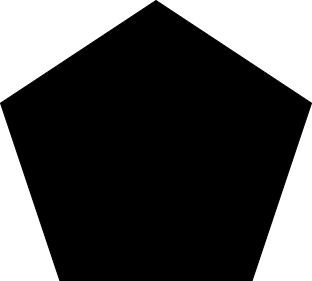
#> input picture backend/sample/pentagon.png, 312 x 281 px
$ python -i detection.py   (imports and definitions only)
#> lines starting #> are read from the running program, lines starting #| are printed output that depends on the picture; after the words box and inside, x2 and y2 are one past the last pixel; in counts of white or black regions, pixels touching at a corner belong together
import cv2
import numpy as np
import math
import sys
from math import sqrt, acos, degrees

def cross_sign(x1, y1, x2, y2):
	# True if cross is positive
	# False if negative or zero
	if x1 * y2 > x2 * y1: #dalam
		return 1
	return 0 #luar

def angle(vector1, vector2):
	x1 = vector1[0]
	y1 = vector1[1]
	x2 = vector2[0]
	y2 = vector2[1]

	numer = (x1 * x2 + y1 * y2) #dot product
	denom = sqrt((x1 ** 2 + y1 ** 2) * (x2 ** 2 + y2 ** 2)) #multiple of length of both vector
	cross = cross_sign(x1, y1, x2, y2)

	if cross: #dalam
		sudut = int(round(degrees(acos(numer / denom)), 0)) + 180
	else: #luar
		sudut = 180 - int(round(degrees(acos(numer / denom)), 0))
	return sudut

def getVector(approxed):
	newApproxed = np.append(approxed, [approxed[0]], axis=0)
	vectors = []

	for i in range(len(newApproxed)-1):
		vectors.append(np.subtract(newApproxed[i], newApproxed[i+1]))
	return np.array(vectors,dtype=np.int64)

def detectImage(filename):
#> called with filename = 'sample/pentagon.png'
	img = cv2.imread(filename, cv2.IMREAD_GRAYSCALE)
#> img is the input picture: shape (281, 312); min 0, max 255, mean 77.4
	t, tresh = cv2.threshold(img, 210, 250, cv2.THRESH_BINARY_INV)
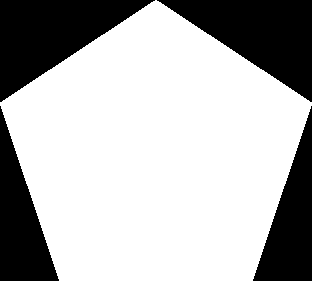
#> tresh: shape (281, 312); values 0 (black) and 250 (white), 69.9% white; 4 black regions

	konturs, _ = cv2.findContours(tresh, cv2.RETR_EXTERNAL, cv2.CHAIN_APPROX_SIMPLE)
#> konturs = 1 contour; box (x1, y1, x2, y2) and area: (0, 0, 312, 281) 60877

	approxed = None

	for kontur in konturs:
		approx = cv2.approxPolyDP(kontur, 0.01*cv2.arcLength(kontur, True), True)
		approxed = approx.reshape((len(approx), 2))
#> this loop made 1 pass
		# cv2.drawContours(tresh, [approx], 0, (255, 255, 255), 5)

	vectors = getVector(approxed)
#> in getVector, `newApproxed = np.append(approxed, [approxed[0]], axis=0)`: newApproxed = [[0, 102], [59, 280], [252, 280], [311, 105], [156, 0], [0, 102]]
#> the loop in getVector, `for i in range(len(newApproxed)-1):` made 5 passes
#> after the loop in getVector, `for i in range(len(newApproxed)-1):`: vectors = [[-59, -178], [-193, 0], [-59, 175], [155, 105], [156, -102]]
	newVectors = np.append(vectors, [vectors[0]], axis=0)
#> newVectors = [[-59, -178], [-193, 0], [-59, 175], [155, 105], [156, -102], [-59, -178]]
	result = []
	for i in range(len(newVectors)-1):
		result.append(angle(newVectors[i], newVectors[i+1]))
#> this loop made 5 passes
#> (x1 in angle, y1 in angle, x2 in angle, y2 in angle, numer in angle, denom in angle, sudut in angle) on passes 1 to 5: (-59, -178, -193, 0, 11387, 36192, 108), (-193, 0, -59, 175, 11387, 35642.9, 109), (-59, 175, 155, 105, 9230, 34574.8, 105), (155, 105, 156, -102, 13470, 34894.7, 113), (156, -102, -59, -178, 8952, 34951.9, 105)
#> after the loop, result = [108, 109, 105, 113, 105]
	return result

# cv2.imshow('ori', tresh)
# cv2.waitKey(0)
# cv2.destroyAllWindows()

>>> result = detectImage('sample/pentagon.png')
#> result = [108, 109, 105, 113, 105]
